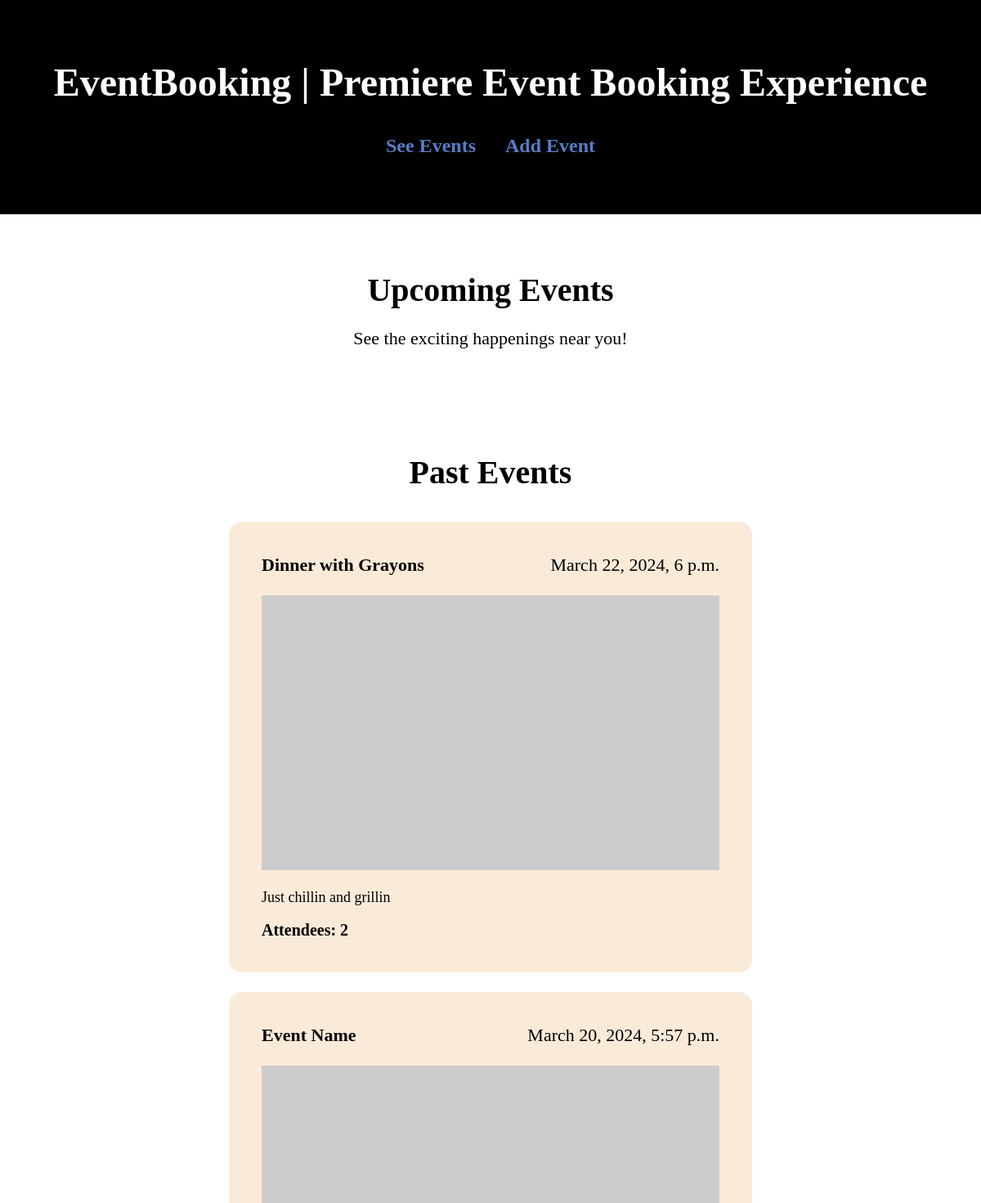
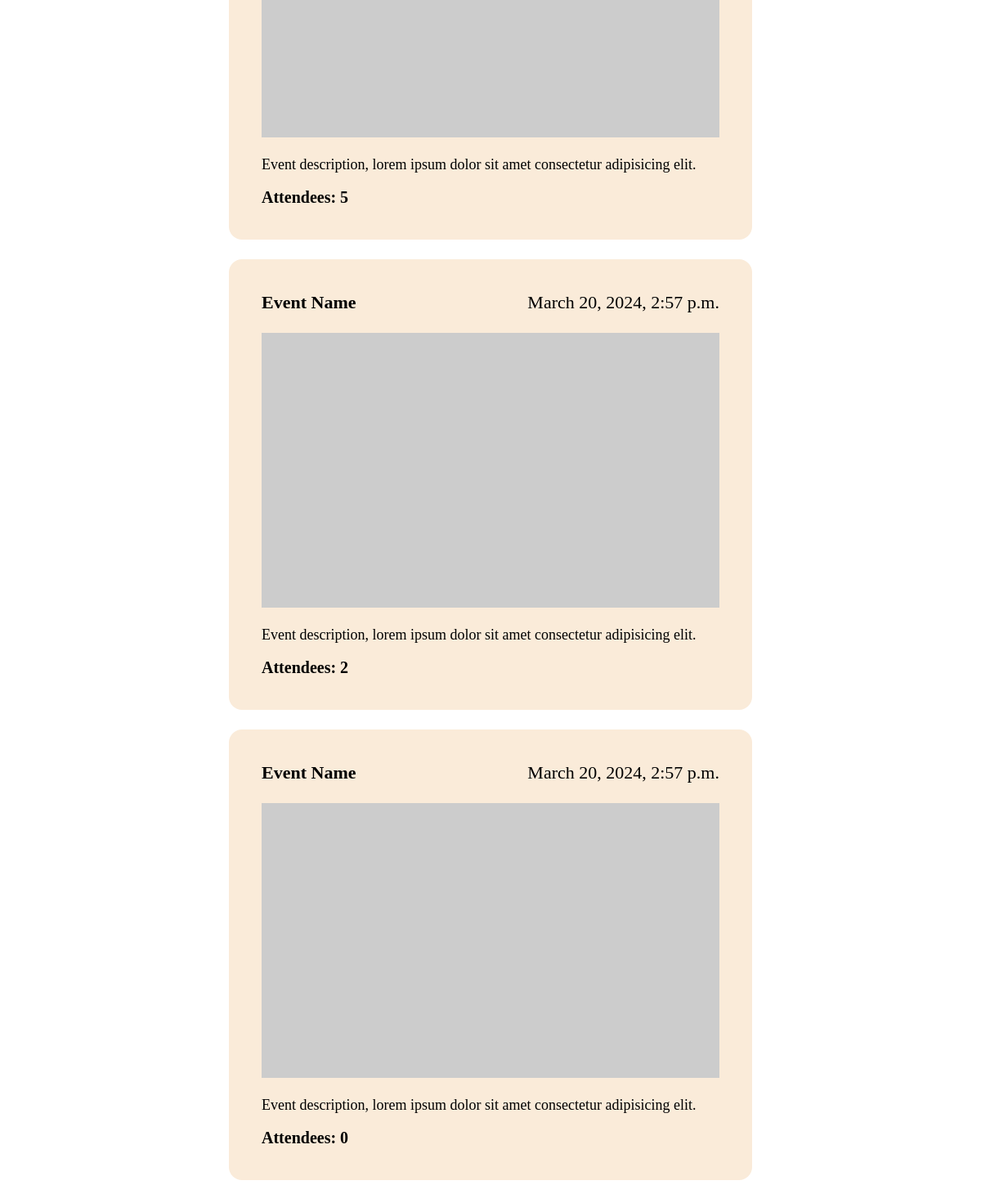
Before: / with the older database file (2 pictures, top to bottom).
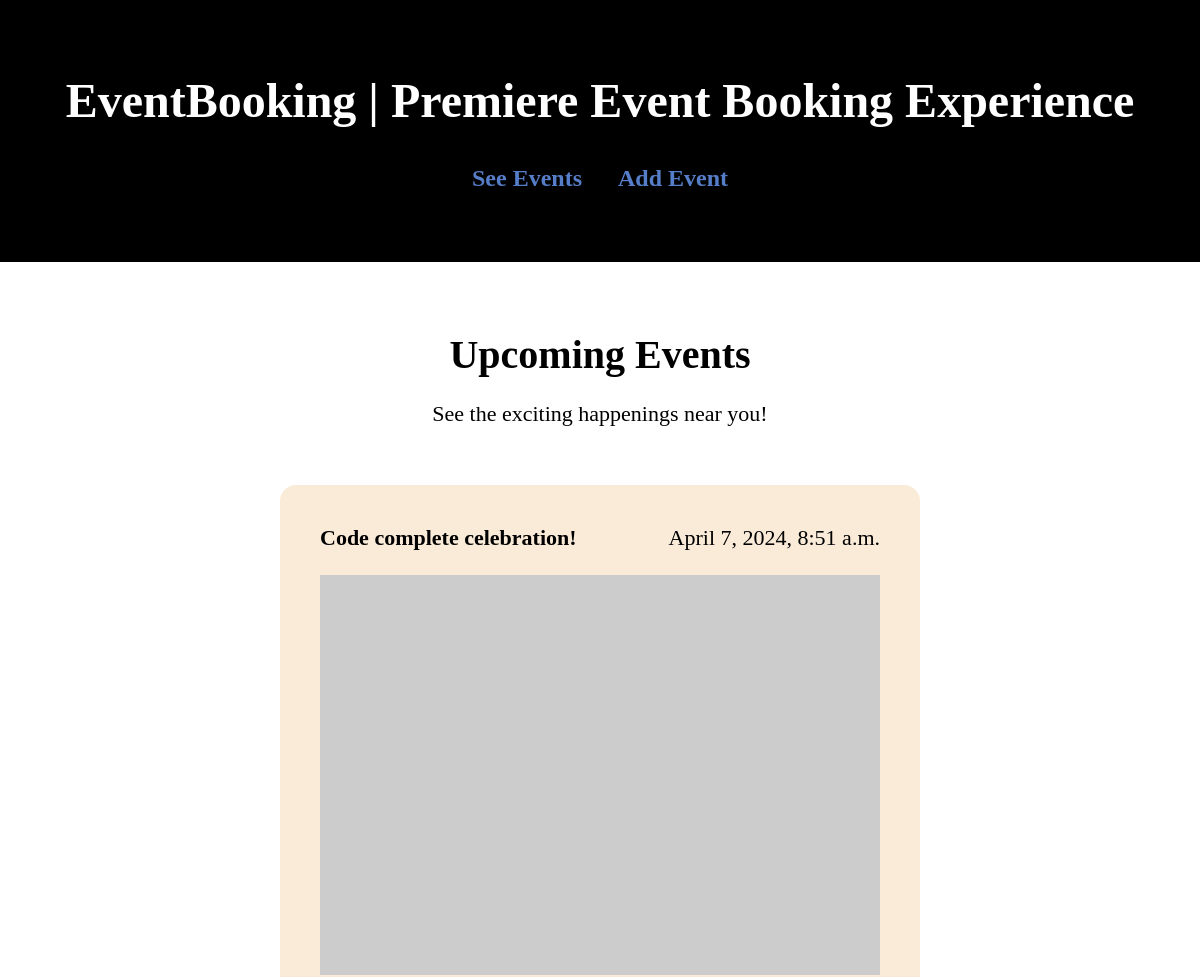
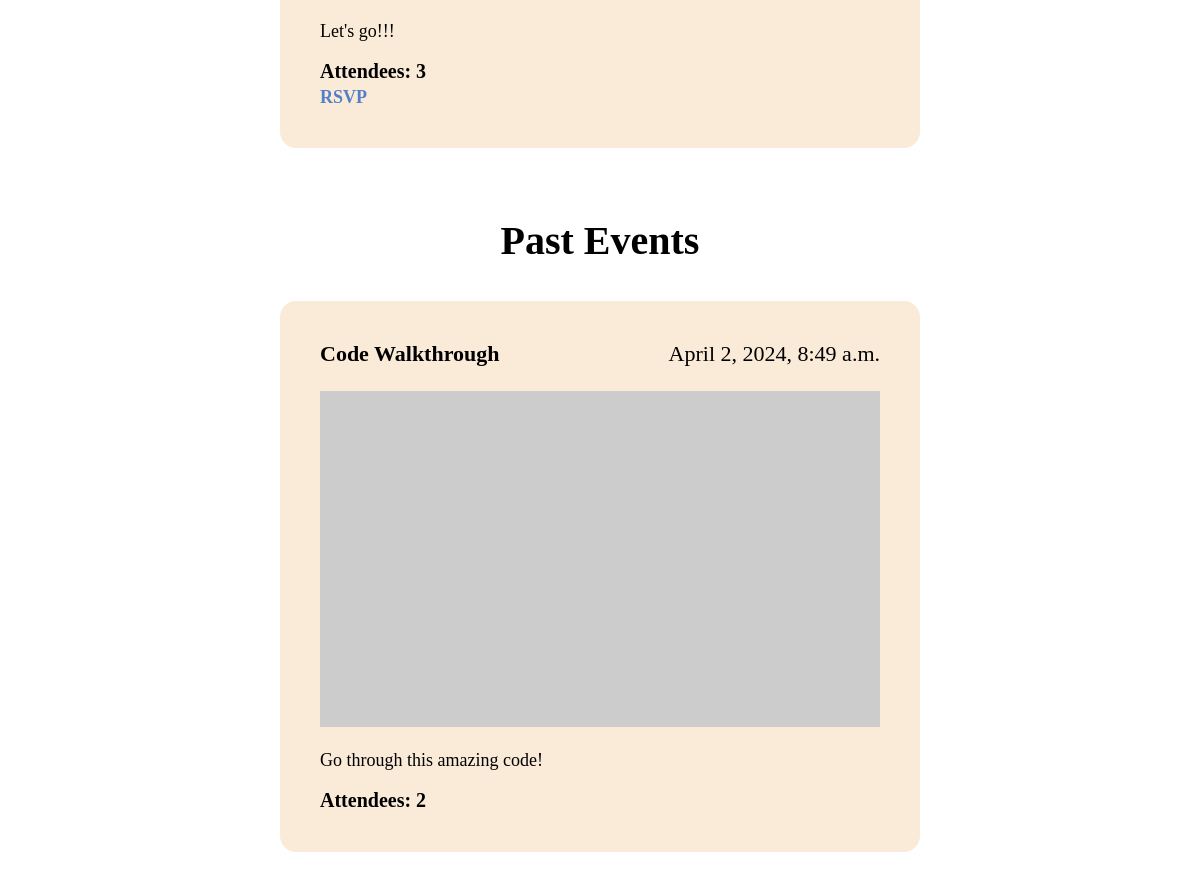
After: the same page with the newer database file (2 pictures, top to bottom).
### EventCalendar/models.py (models this page shows, shortened)
class Event(models.Model):
    event_name = models.CharField("event name", max_length=75, default='Event Name')
    event_date = models.DateTimeField("event date", default=timezone.now)
    event_desc = models.CharField("event description", max_length=300, default='Event description, lorem ipsum dolor sit amet consectetur adipisicing elit.')
    event_img_url = models.URLField("event image url", default='https://picsum.photos/500/300')
    event_guest_count = models.IntegerField("event guest count", default='0')
    def is_past(self):
        return self.event_date <= timezone.now()

### EventCalendar/views.py (the view)
# urls.py: path("", EventListView.as_view(), name="calendar"),
class EventListView(ListView):
    model = Event
    queryset = Event.objects.order_by('-event_date')
    def get_context_data(self, **kwargs):
        context = super().get_context_data(**kwargs)
        context["now"] = timezone.now()
        return context

### EventCalendar/templates/EventCalendar/event_list.html (shortened to what this page needs)
{% load static %}
<!DOCTYPE html>
<html lang="en">
<head>
    <link rel="stylesheet" href="{% static 'EventCalendar/styles.css' %}">
</head>
<body>
    <header>
        <h1>EventBooking | Premiere Event Booking Experience</h1>
        <nav>
            <a href="/">See Events</a>
            <a href="/create">Add Event</a>
        </nav>
    </header>
    <main class="s-event_list">
        <h2>Upcoming Events</h2>
        <p>See the exciting happenings near you!</p>
        <ul class="event-list">
        {% for event in object_list %}
            {% if event.is_past == False %}
                <li>
                    <div class="top">
                        <h3>{{ event.event_name }}</h3>
                        <p class="date">{{ event.event_date }}</p>
                    </div>
                    <img src="{{ event.event_img_url }}" width="500" height="400" alt="Picture of the event">
                    <p>{{ event.event_desc }}</p>
                    <div class="bottom-contents">
                        <span class="guest-counts">Attendees: {{ event.event_guest_count }}</span>
                        <a class="rsvp" href="{% url 'events:rsvp' event.id %}">RSVP</a>
                    </div>
                </li>
            {% endif %}
            {% empty %}
                <li>No upcoming events.</li>
        {% endfor %}
        </ul>
        <h2>Past Events</h2>
        <ul class="event-list">
        {% for event in object_list %}
            {% if event.is_past == True %}
                <li>
                    <div class="top">
                        <h3>{{ event.event_name }}</h3>
                        <p class="date">{{ event.event_date }}</p>
                    </div>
                    <img src="https://picsum.photos/500/300" alt="Picture of the event">
                    <p>{{ event.event_desc }}</p>
                    <div class="bottom-contents">
                        <span class="guest-counts">Attendees: {{ event.event_guest_count }}</span>
                    </div>
                </li>
            {% endif %}
            {% empty %}
                <li>No past events yet.</li>
        {% endfor %}
        </ul>
    </main>
</body>
</html>

### EventCalendar/static/EventCalendar/styles.css (style rules this page uses)
html { overflow-x: hidden; }
body { margin: 0; }
header { background-color: black; padding: 72px 0; }
h1 { text-align: center; font-size: 48px; font-weight: 600; line-height: 1.2; color: white; padding-bottom: 36px; margin: 0; }
nav { text-align: center; }
nav a { font-size: 24px; font-weight: 600; line-height: 1; text-decoration: none; color: rgb(86, 126, 200); padding: 0 16px; }
main h2 { font-size: 40px; font-weight: 600; line-height: 1.2; text-align: center; margin-bottom: 0; }
main > p { font-size: 22px; line-height: 1.2; text-align: center; }
.s-event_list { padding: 36px; }
.event-list { list-style-type: none; width: fit-content; font-size: 18px; padding: 36px 0; margin: 0 auto; }
.event-list li { background-color: rgb(250, 235, 217); border-radius: 16px; width: 40rem; padding: 40px; box-sizing: border-box; }
.event-list li .top { display: flex; align-items: center; justify-content: space-between; padding-bottom: 24px; }
.event-list li .top h3 { font-size: 22px; font-weight: 600; margin: 0; }
.event-list li .top .date { font-size: 22px; margin: 0; }
.event-list li img { width: 100%; }
.event-list li .guest-counts { font-size: 20px; font-weight: 600; }
.event-list li .rsvp { display: block; font-weight: 600; text-decoration: none; color: rgb(86, 126, 200); padding-top: 4px; }

Changed rows visible on the page:
removed Event: event_name "Dinner with Grayons", event_date "March 22, 2024, 6 p.m.", event_desc "Just chillin and grillin", event_guest_count "2", shown under "Past Events"
removed Event: event_name "Event Name", event_date "March 20, 2024, 5:57 p.m.", event_desc "Event description, lorem ipsum dolor sit amet consectetur adipisicing elit.", event_guest_count "5", shown under "Past Events"
removed Event: event_name "Event Name", event_date "March 20, 2024, 2:57 p.m.", event_desc "Event description, lorem ipsum dolor sit amet consectetur adipisicing elit.", event_guest_count "2", shown under "Past Events"
removed Event: event_name "Event Name", event_date "March 20, 2024, 2:57 p.m.", event_desc "Event description, lorem ipsum dolor sit amet consectetur adipisicing elit.", event_guest_count "0", shown under "Past Events"
added Event: event_name "Code complete celebration!", event_date "April 7, 2024, 8:51 a.m.", event_desc "Let's go!!!", event_guest_count "3", shown under "Upcoming Events"
added Event: event_name "Code Walkthrough", event_date "April 2, 2024, 8:49 a.m.", event_desc "Go through this amazing code!", event_guest_count "2", shown under "Past Events"
